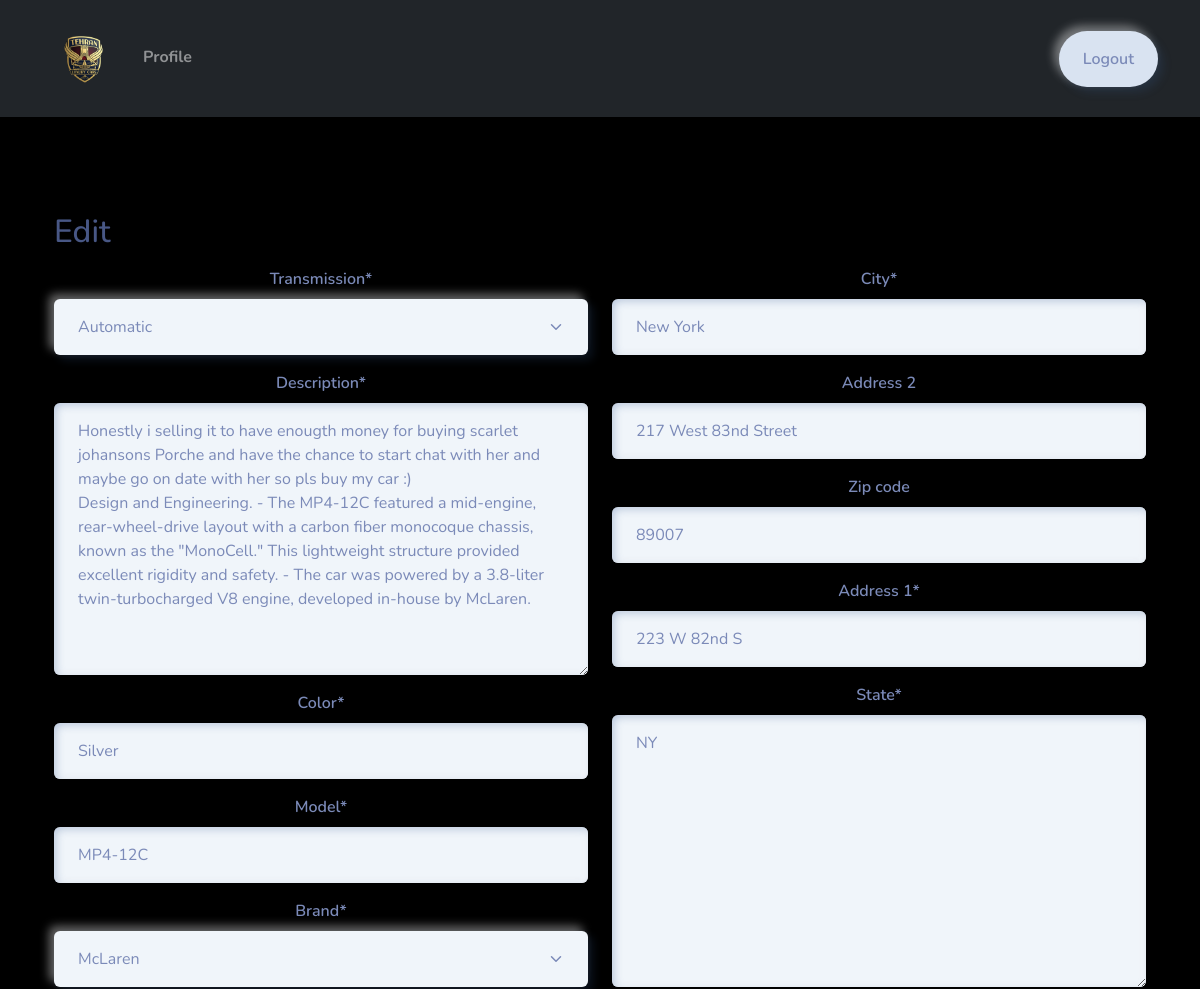
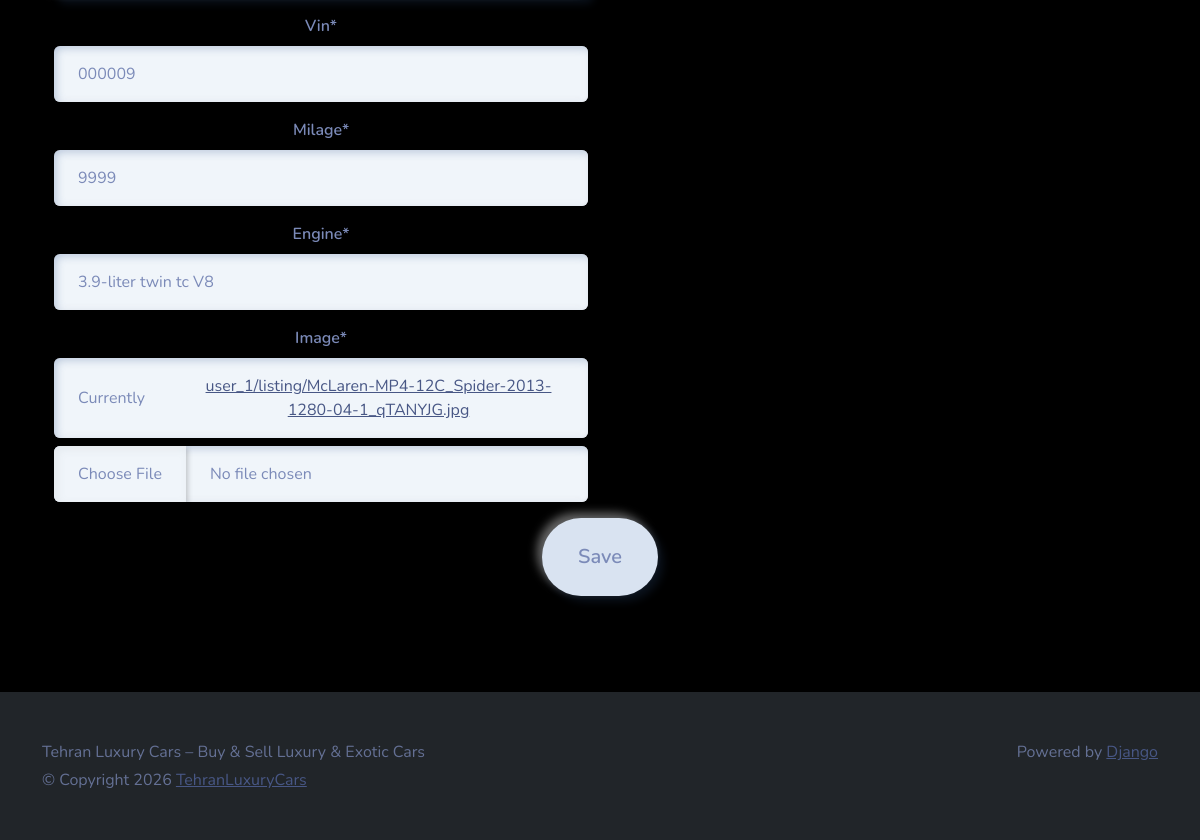
The app's page /listing/4623caf5-a1e7-4d52-b3e1-283286da0d2d/edit/ (signed in) with its own data (2 pictures, top to bottom).
### main/models.py (models this page shows, shortened)
class Listing(models.Model):
    id = models.UUIDField(primary_key=True, default=uuid.uuid4, unique=True, editable=False)
    created_at = models.DateTimeField(auto_now_add=True)
    updated_at = models.DateTimeField(auto_now=True)
    seller = models.ForeignKey(Profile, on_delete=models.CASCADE)
    brand = models.CharField(max_length=24, choices=CARS_BRANDS, default=None)
    model = models.CharField(max_length=64,)
    vin = models.CharField(max_length=17,)
    milage = models.IntegerField(default=0)
    color = models.CharField(max_length=24,)
    description = models.TextField()
    engine = models.CharField(max_length=24,)
    transmission = models.CharField(max_length=24, choices=TRANSMISSION_OPTIONS, default=None)
    location = models.OneToOneField(Location, on_delete=models.SET_NULL, null=True)
    image = models.ImageField(upload_to=user_listing_path)

### Users/models.py (models this page shows, shortened)
class Location(models.Model):
    Address_1 = models.CharField(max_length=128, blank=True)
    Address_2 = models.CharField(max_length=128, blank=True)
    City = models.CharField(max_length=64)
    State = USStateField(default="ny")
    Zip_Code = USZipCodeField(blank=True)

### main/views.py (the view)
# urls.py: path('listing/<str:id>/edit/', edit_view, name='edit'),
@login_required
def edit_view(request, id):
    try:
        listing = Listing.objects.get(id=id)
        if listing is None:
            raise Exception
        if request.method == 'POST':
            listing_form = ListingForm(request.POST, request.FILES, instance=listing)
            location_form = LocationForm(request.POST, instance=listing.location)
            if listing_form.is_valid() and location_form.is_valid():
                location = location_form.save()
                listing = listing_form.save(commit=False)
                listing.location = location
                listing.save()
                messages.info(request, f'Listing {id} updated successfully!')
                return redirect('home')
            else:
                messages.error(request, 'An error occurred while trying to update listings.')
                return render(request, 'views/edit.html', context)
        else:
            listing_form = ListingForm(instance=listing)
            location_form = LocationForm(instance=listing.location)
        context = {
            'location_form': location_form,
            'listing_form': listing_form
        }
        return render(request, 'views/edit.html', context)
    except Exception as e:
        messages.error(
            request, 'An error occurred while trying to access the edit page.'
        )
        return redirect('home')

### Users/forms.py
class LocationForm(forms.ModelForm):
    Address_1 = forms.CharField(required=True)
    Zip_Code = USZipCodeField(required=True)
    class Meta:
        model = Location
        fields = {'Address_1', 'Address_2', 'City', 'State', 'Zip_Code'}

### main/forms.py
class ListingForm(forms.ModelForm):
    image = forms.ImageField()
    class Meta:
        model = Listing
        fields = {'brand', 'model', 'vin', 'milage',
                  'color', 'description', 'engine', 'transmission', 'image'}

### main/templates/views/edit.html (shortened to what this page needs)
{% extends 'base/base.html' %}
{% load static %}
{% load crispy_forms_tags %}
{% block 'body' %}
<div class="container-fluid text-center py-5">
    <div class="container px-4 py-5">
        <div class="row g-4">
            <div class="col d-flex align-items-start">
                <div>
                    <h2 class="mb-3 border-bottom">Edit</h2>
                </div>
            </div>
        </div>
        <form action="" method="post" enctype="multipart/form-data">
            <div class="row">
                <div class="col-6">
                    {{ listing_form|crispy }}
                </div>
                <div class="col-6">
                    {{ location_form|crispy }}
                </div>
            </div>
            <button class="btn btn-lg btn-danger" type="submit">Save</button>
        </form>
    </div>
</div>
{% endblock %}

### main/static/css/style.css (style rules this page uses)
html, body { height: 100%; margin: 0; padding: 0; overflow-x: hidden; }
body { background-color: #000; margin: 0 !important; padding: 0 !important; }

### records on screen
Listing: transmission "Automatic", description "Honestly i selling it to have enougth money for buying scarlet johansons Porche and have the chance to start chat with her and maybe go on date with her so pls buy my car :) Design and Engineering. - The MP4-12C featured a mid-engine, rear-wheel-drive layout with a carbon fiber monocoque chassis, known as the \"MonoCell.\" This lightweight structure provided excellent rigidity and safety. - The car was powered by a 3.8-liter twin-turbocharged V8 engine, developed in-house by McLaren.", color "Silver", model "MP4-12C", brand "McLaren", vin "000009", milage "9999", engine "3.9-liter twin tc V8"
Location: City "New York", Address_2 "217 West 83nd Street", Zip_Code "89007", Address_1 "223 W 82nd S", State "NY"
